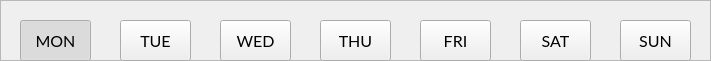
    <widget class="QFrame" name="frame_3">
     <property name="geometry">
      <rect>
       <x>20</x>
       <y>50</y>
       <width>711</width>
       <height>61</height>
      </rect>
     </property>
     <property name="frameShape">
      <enum>QFrame::StyledPanel</enum>
     </property>
     <property name="frameShadow">
      <enum>QFrame::Raised</enum>
     </property>
     <widget class="QToolButton" name="MON_3">
      <property name="geometry">
       <rect>
        <x>20</x>
        <y>20</y>
        <width>71</width>
        <height>41</height>
       </rect>
      </property>
      <property name="font">
       <font>
        <family>lato</family>
        <pointsize>12</pointsize>
        <weight>50</weight>
        <bold>false</bold>
       </font>
      </property>
      <property name="focusPolicy">
       <enum>Qt::NoFocus</enum>
      </property>
      <property name="text">
       <string>MON</string>
      </property>
      <property name="checkable">
       <bool>true</bool>
      </property>
      <property name="checked">
       <bool>true</bool>
      </property>
      <property name="autoExclusive">
       <bool>true</bool>
      </property>
     </widget>
     <widget class="QToolButton" name="TUE_3">
      <property name="geometry">
       <rect>
        <x>120</x>
        <y>20</y>
        <width>71</width>
        <height>41</height>
       </rect>
      </property>
      <property name="font">
       <font>
        <family>lato</family>
        <pointsize>12</pointsize>
        <weight>50</weight>
        <bold>false</bold>
       </font>
      </property>
      <property name="focusPolicy">
       <enum>Qt::NoFocus</enum>
      </property>
      <property name="text">
       <string>TUE</string>
      </property>
      <property name="checkable">
       <bool>true</bool>
      </property>
      <property name="autoExclusive">
       <bool>true</bool>
      </property>
     </widget>
     <widget class="QToolButton" name="WED_3">
      <property name="geometry">
       <rect>
        <x>220</x>
        <y>20</y>
        <width>71</width>
        <height>41</height>
       </rect>
      </property>
      <property name="font">
       <font>
        <family>lato</family>
        <pointsize>12</pointsize>
        <weight>50</weight>
        <bold>false</bold>
       </font>
      </property>
      <property name="focusPolicy">
       <enum>Qt::NoFocus</enum>
      </property>
      <property name="text">
       <string>WED</string>
      </property>
      <property name="checkable">
       <bool>true</bool>
      </property>
      <property name="autoExclusive">
       <bool>true</bool>
      </property>
     </widget>
     <widget class="QToolButton" name="THU_3">
      <property name="geometry">
       <rect>
        <x>320</x>
        <y>20</y>
        <width>71</width>
        <height>41</height>
       </rect>
      </property>
      <property name="font">
       <font>
        <family>lato</family>
        <pointsize>12</pointsize>
        <weight>50</weight>
        <bold>false</bold>
       </font>
      </property>
      <property name="focusPolicy">
       <enum>Qt::NoFocus</enum>
      </property>
      <property name="text">
       <string>THU</string>
      </property>
      <property name="checkable">
       <bool>true</bool>
      </property>
      <property name="autoExclusive">
       <bool>true</bool>
      </property>
     </widget>
     <widget class="QToolButton" name="FRI_3">
      <property name="geometry">
       <rect>
        <x>420</x>
        <y>20</y>
        <width>71</width>
        <height>41</height>
       </rect>
      </property>
      <property name="font">
       <font>
        <family>lato</family>
        <pointsize>12</pointsize>
        <weight>50</weight>
        <bold>false</bold>
       </font>
      </property>
      <property name="focusPolicy">
       <enum>Qt::NoFocus</enum>
      </property>
      <property name="text">
       <string>FRI</string>
      </property>
      <property name="checkable">
       <bool>true</bool>
      </property>
      <property name="autoExclusive">
       <bool>true</bool>
      </property>
     </widget>
     <widget class="QToolButton" name="SAT_3">
      <property name="geometry">
       <rect>
        <x>520</x>
        <y>20</y>
        <width>71</width>
        <height>41</height>
       </rect>
      </property>
      <property name="font">
       <font>
        <family>lato</family>
        <pointsize>12</pointsize>
        <weight>50</weight>
        <bold>false</bold>
       </font>
      </property>
      <property name="focusPolicy">
       <enum>Qt::NoFocus</enum>
      </property>
      <property name="text">
       <string>SAT</string>
      </property>
      <property name="checkable">
       <bool>true</bool>
      </property>
      <property name="autoExclusive">
       <bool>true</bool>
      </property>
     </widget>
     <widget class="QToolButton" name="SUN_3">
      <property name="geometry">
       <rect>
        <x>620</x>
        <y>20</y>
        <width>71</width>
        <height>41</height>
       </rect>
      </property>
      <property name="font">
       <font>
        <family>lato</family>
        <pointsize>12</pointsize>
        <weight>50</weight>
        <bold>false</bold>
       </font>
      </property>
      <property name="focusPolicy">
       <enum>Qt::NoFocus</enum>
      </property>
      <property name="text">
       <string>SUN</string>
      </property>
      <property name="checkable">
       <bool>true</bool>
      </property>
      <property name="autoExclusive">
       <bool>true</bool>
      </property>
     </widget>
    </widget>
